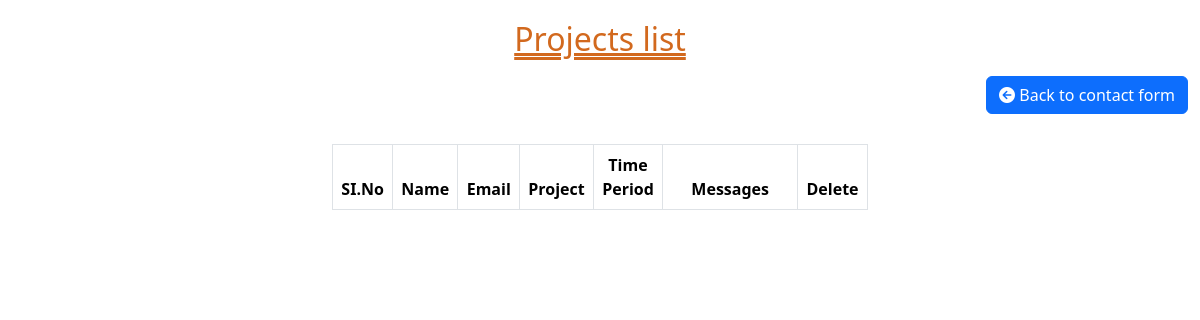
The page /view_contact on the database as committed earlier.
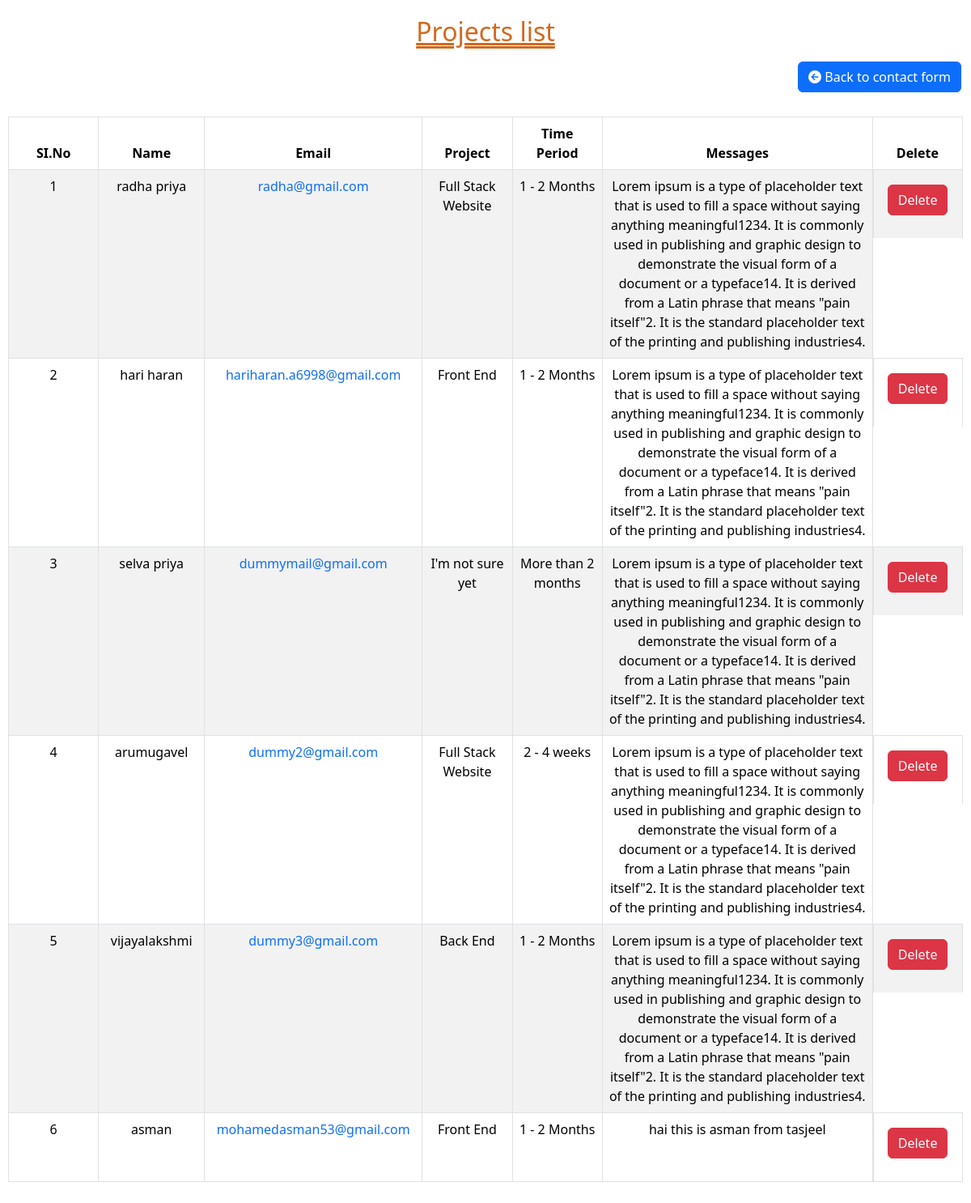
The same page on the database as committed later.
### portfolio_app/models.py (models this page shows, shortened)
class Contact(models.Model):
    web_choice = [
        ('Front End', 'Front End'),
        ('Back End', 'Back End'),
        ('Full Stack Website', 'Full Stack Website'),
        ("I'm not sure yet", "I'm not sure yet"),
    ]
    days_choice = [
        ('2 - 4 weeks', '2 - 4 weeks'),
        ('1 - 2 Months', '1 - 2 Months'),
        ('More than 2 months', 'More than 2 months'),
    ]
    name = models.CharField(max_length = 50)
    email = models.EmailField(max_length = 50)
    web = models.CharField(choices=web_choice, max_length = 50, null = True, blank = True)
    days = models.CharField(choices=days_choice,max_length = 50, null = True, blank = True)
    text = models.TextField(max_length = 500)

### portfolio_app/views.py (the view)
# urls.py: path('view_contact', views.view_contact, name = 'view_contact'),
def view_contact(request):
    contact = Contact.objects.all()
    return render(request, 'admincontact.html',{'contact':contact})

### portfolio_app/custom_context.py (called while the page is built)
def custom_context(request):
    user = get_user(request)
    if user.is_authenticated:
        try:
            profile = UserProfile.objects.get(pro=user)
            image_url = profile.profile.url
        except UserProfile.DoesNotExist:
            image_url = None
    else:
        image_url = None
    return {'image_url': image_url}

### template/admincontact.html (shortened to what this page needs)
<!DOCTYPE html>
<html lang="en">
<head>
    <link rel="stylesheet" href="https://cdn.jsdelivr.net/npm/bootstrap@5.3.2/dist/css/bootstrap.min.css">
    <link rel="stylesheet" href="https://cdnjs.cloudflare.com/ajax/libs/font-awesome/6.5.2/css/all.min.css" />
</head>
<body>
    <div class="mainContainer table-responsive-sm">
        <h2 class="h2">Projects list</h2>
        <div class="container-fluid">
            <a href="contact" class="btn float-right btn-primary"><i class="fa-solid fa-circle-arrow-left"></i> Back to contact form</a>
        </div>
        <div class="sub_container table-responsive">
            <table class="table text-center table-bordered table-striped table-hover">
                <thead>
                    <tr>
                        <th class="col-1">SI.No</th>
                        <th class="col-1">Name</th>
                        <th class="col-1">Email</th>
                        <th class="col-1">Project</th>
                        <th class="col-1">Time Period</th>
                        <th class="col-3" colspan="2">Messages</th>
                        <th class="col-1">Delete</th>
                    </tr>
                </thead>
                <tbody>
                    {% for x in contact %}
                    <tr>
                        <td>{{forloop.counter}}</td>
                        <td>{{x.name}}</td>
                        <td><a href="mailto:{{x.email}}">{{x.email}}</a></td>
                        <td>{{x.web}}</td>
                        <td>{{x.days}}</td>
                        <td colspan="2" colspan="2">{{x.text}}</td>
                        <td class=" center-cell "><a href="delete_contact/{{x.id}}" class="btn btn-danger">Delete</a></td>
                    </tr>
                    {% endfor %}
                </tbody>
            </table>
        </div>
    </div>
</body>
</html>

### template/admincontact.html (style rules this page uses)
* { margin: 0; padding: 0; box-sizing: border-box; }
.mainContainer { height: fit-content; width: 100%; display: grid; place-items: center; }
.sub_container { height: fit-content; padding: 10px; }
.h2 { margin-top: 20px; text-decoration: double underline; color: chocolate; }
a { text-decoration: none; }
.btn { margin-top: 10px; margin-bottom: 20px; float: right; }
.center-cell { display: flex; justify-content: center; align-items: center; }

Rows that differ between the two databases and show on the page:
added Contact: name "radha priya", email "radha@gmail.com", web "Full Stack Website", days "1 - 2 Months", text "Lorem ipsum is a type of placeholder text that is used to fill a space without saying anything meaningful1234. It is commonly used in publishing and graphic design to demonstrate the visual form of a document or a typeface14. It is derived from a Latin phrase that means \"pain itself\"2. It is the standard placeholder text of the printing and publishing industries4."
added Contact: name "hari haran", email "hariharan.a6998@gmail.com", web "Front End", days "1 - 2 Months", text "Lorem ipsum is a type of placeholder text that is used to fill a space without saying anything meaningful1234. It is commonly used in publishing and graphic design to demonstrate the visual form of a document or a typeface14. It is derived from a Latin phrase that means \"pain itself\"2. It is the standard placeholder text of the printing and publishing industries4."
added Contact: name "selva priya", email "dummymail@gmail.com", web "I'm not sure yet", days "More than 2 months", text "Lorem ipsum is a type of placeholder text that is used to fill a space without saying anything meaningful1234. It is commonly used in publishing and graphic design to demonstrate the visual form of a document or a typeface14. It is derived from a Latin phrase that means \"pain itself\"2. It is the standard placeholder text of the printing and publishing industries4."
added Contact: name "arumugavel", email "dummy2@gmail.com", web "Full Stack Website", days "2 - 4 weeks", text "Lorem ipsum is a type of placeholder text that is used to fill a space without saying anything meaningful1234. It is commonly used in publishing and graphic design to demonstrate the visual form of a document or a typeface14. It is derived from a Latin phrase that means \"pain itself\"2. It is the standard placeholder text of the printing and publishing industries4."
added Contact: name "vijayalakshmi", email "dummy3@gmail.com", web "Back End", days "1 - 2 Months", text "Lorem ipsum is a type of placeholder text that is used to fill a space without saying anything meaningful1234. It is commonly used in publishing and graphic design to demonstrate the visual form of a document or a typeface14. It is derived from a Latin phrase that means \"pain itself\"2. It is the standard placeholder text of the printing and publishing industries4."
added Contact: name "asman", email "mohamedasman53@gmail.com", web "Front End", days "1 - 2 Months", text "hai this is asman from tasjeel"
